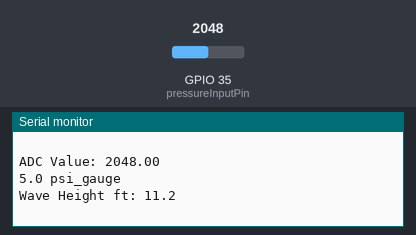
This sketch was run on a simulated ESP32. Shown: the last lines printed to the serial monitor. Inputs (shaded band) come from the test bench; at power-on: GPIO 35 (pressureInputPin) = 2048.

Above: at 1.2 s.
1.3 s: GPIO 35 (pressureInputPin) set to 2866
At 1.56 s:
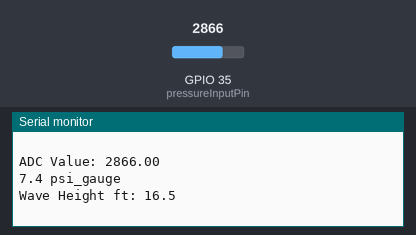
2.8 s: GPIO 35 (pressureInputPin) set to 3603
At 2.96 s:
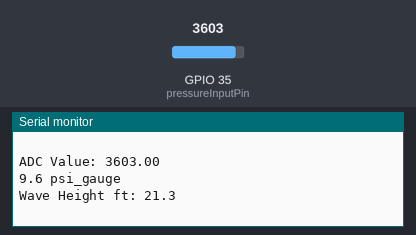
Timing chart, 0 to 5.8 s (numbered marks = the images above; inputs shaded):
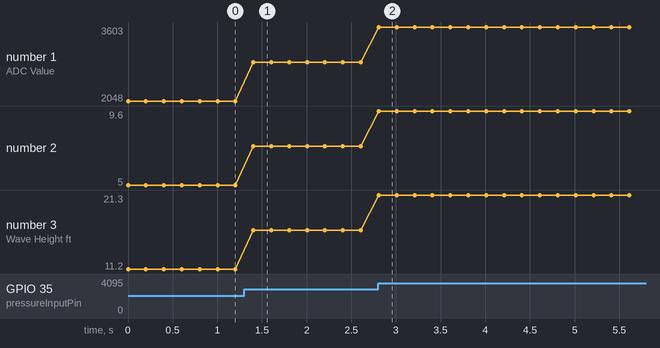

The sketch:

waveHeight.ino
```cpp
//example code from ovens garage video

double wave_height_ft;

const int pressureInputPin = 35; //select the analog input pin for the pressure transducer

const int pressureZero = 344; //analog reading of pressure transducer at 0psi, did the math again because ESP32 has 4096 range and 5v pin outputs 4.3v, calculated with v_min = 0.37V and v_max = 4.4V
const int pressureMax = 3752; //analog reading of pressure transducer at 10psi, changed this using 4096 as well, outlined above

const int pressuretransducermaxPSI = 10; //psi value of transducer being used
const int sensorReadDelay = 200; //constant integer to set the sensor read delay in milliseconds, so set to 200 is 5 reads per second

float pressureValue = 0; //variable to store the value coming from the pressure transducer

void setup() //setup routine, runs once when system turned on or reset
{
  Serial.begin(115200); //initializes serial communication at set baud rate bits per second
}

void loop() //loop routine runs over and over again forever
{
  pressureValue = analogRead(pressureInputPin); //reads value from input pin and assigns to variable
  Serial.print("ADC Value: ");
  Serial.println(pressureValue); //pretty sure this works because we print this before the other values

  pressureValue = (((pressureValue-pressureZero)*pressuretransducermaxPSI)/(pressureMax-pressureZero)); //conversion equation to convert analog reading to psi, maxes out at 11.2 psi
  Serial.print(pressureValue, 1); //prints value from previous line to serial
  Serial.println(" psi_gauge"); //prints label to serial

  wave_height_ft = pressureValue * 2.23247;  //thank you Dr. Bowman for the conversion factor
  Serial.print("Wave Height ft: "); //10psig equals 22.4ft which isn't far from Dr. Bowman 23ft for 10psig
  Serial.println(wave_height_ft, 1);
  Serial.println(" ");

  delay(sensorReadDelay); //delay in milliseconds between read values
}
```

Measured:
- after the input at 1.3 s, the serial monitor: prints a new line after 0.10 s (image 1)
- after the input at 2.8 s, the serial monitor: prints a new line at once (image 2)
- plotted number 1: 2048 → 2866 after the input at 1.3 s, 2866 → 3603 after the input at 2.8 s
- plotted number 2: 5 → 7.4 after the input at 1.3 s, 7.4 → 9.6 after the input at 2.8 s
- plotted number 3: 11.2 → 16.5 after the input at 1.3 s, 16.5 → 21.3 after the input at 2.8 s
